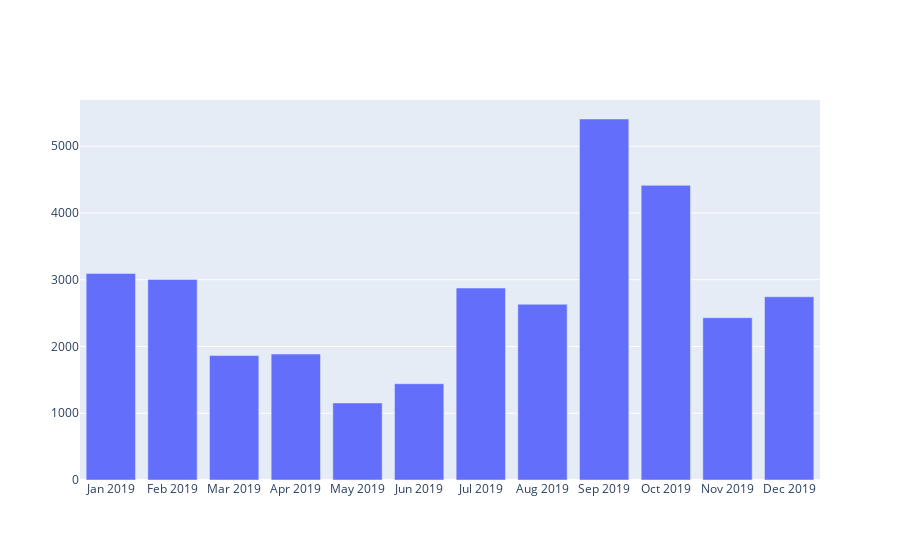

The notebook cell saved with this chart:
### Code cell
fig1 = go.Figure([go.Bar(x=first["Month"], y=first["consumption(659)"])])
fig1.show()

### Figure 1 — Plotly figure (JSON) as saved in the notebook; plotly's stock layout.template omitted (floating-point values rounded to 4 significant figures)
{"data": [{"type": "bar", "x": ["Jan 2019", "Feb 2019", "Mar 2019", "Apr 2019", "May 2019", "Jun 2019", "Jul 2019", "Aug 2019", "Sep 2019", "Oct 2019", "Nov 2019", "Dec 2019"], "y": [3095, 3004, 1864, 1887, 1154.0, 1442.0, 2876, 2633, 5408, 4414, 2431, 2745]}], "layout": {}}
